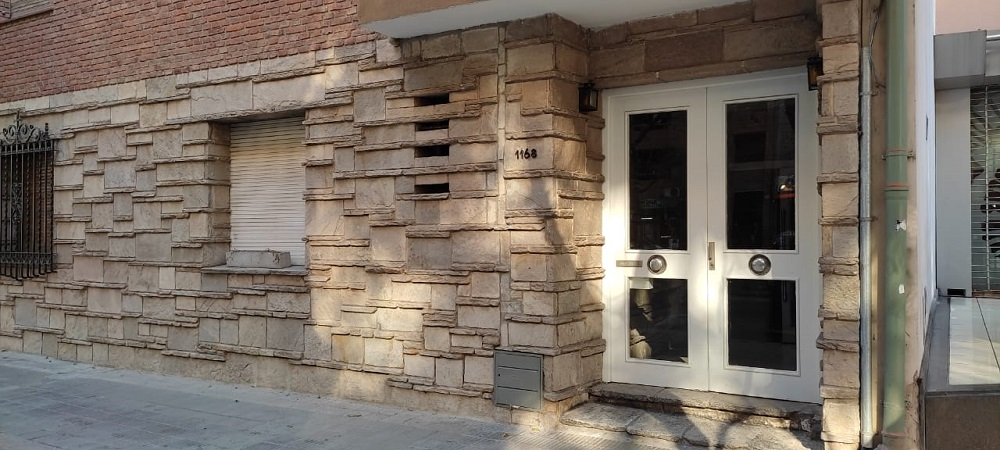
#> input picture OpenCv/Facultad/Otros/vision-por-computadora-master/Practico_9/fachada.jpg, 1000 x 450 px
$ python Practico_9.py
#> lines starting #> are read from the running program, lines starting #| are printed output that depends on the picture
#> further down, img is the input picture: shape (450, 1000, 3); mean B, G, R 101, 111.4, 122.1
#Schwab Urbani, Danel. Visión por computadora: TP9
#! /usr/bin/env python
# -*- coding: utf-8 -*-

#En base a las medidas de una puerta, hacer un programa que permita medir el largo de cosas en el plano de la fachada.

## Desde el pixel 742,404 a  742,72 hay 203cm es decir 1.6354 px por cm (Largo de una hoja de la puerta)
## 742,72 a 849,72 hay 65 cm es decir 1.646 pixel por cm (Ancho de una hoja de la puerta)
## Aproximadamente hay 1.64 px por cm. Entonces cada pixel en esta imagen mide 0,61 cm

##LA casilla del gas a lo ancho mide 38 cm y midiendolo con el programa mide 40 aprox.
## El ancho de los numeros de la dirección mide 18 cm y con el programa entre 19 y 20.

import cv2
import numpy as np
from math import sqrt


puntos = [[165,85],[862,1],[862,449],[165,370]] #Puntos seleccionados para la tansformada perspectiva
puntos_aux = [[-1,-1],[-1,-1]]
i=0
drawing = False

def transformada_perspectiva(img):
    p_2 = np.float32([[0, 0], [img.shape[1], 0],  [img.shape[1],img.shape[0]],[0, img.shape[0]]]) #Arriba izquierda, derecha arriba, derecha abajo, izquierda abajo
    p_1 = np.float32([[puntos[0]], [puntos[1]], [puntos[2]], [puntos[3]]])
    warp_mat = cv2.getPerspectiveTransform(p_1, p_2)
    perspective = cv2.warpPerspective(img, warp_mat, (img.shape[1], img.shape[0]))
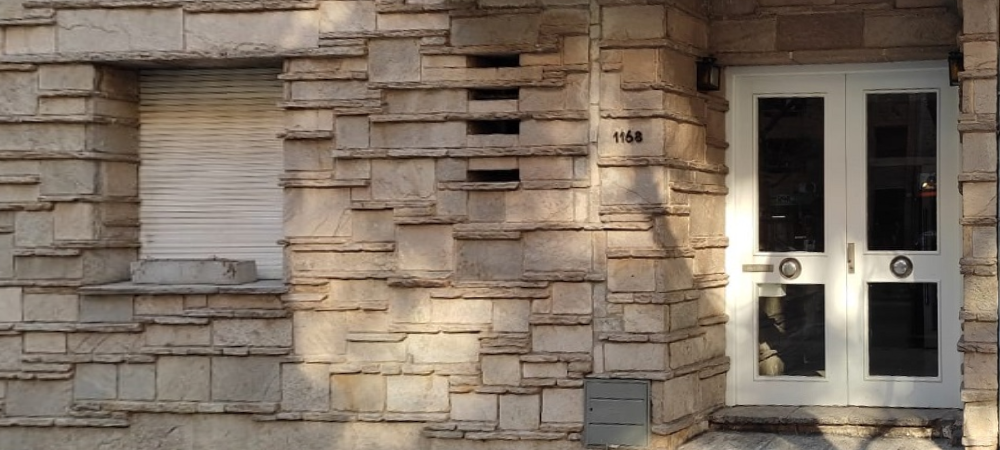
#> perspective: shape (450, 1000, 3); mean B, G, R 99.5, 113.2, 127.1
    return perspective

def mensaje_bienvenida():
    print("Bienvenido!")
    print("Haga click para medir en la figura:")
    print("Presione 'h' para mostrar la imagen original.")
    print("Presione 'r' para restaurar imagen.")
    print("Presione 'q' para salir del programa.")
    print("Presione 'g' para guardar la imagen con medidas.")
    print(" ")


def sel_puntos(event, x, y, flags, param):
	global i,puntos_aux, drawing
	if event == cv2.EVENT_LBUTTONDOWN:
		drawing = True
		puntos_aux[i] = x,y
		print("Punto: ",i)
		print ("Coordenada X :",x)
		print ("Coordenada Y :",y)
		i = i+1

		if i == 2:
			i=0
			drawing = False
			#medida = medicion(puntos_aux[0][0],puntos_aux[0][1],puntos_aux[1][0],puntos_aux[1][1])
			cv2.line(img_dibujada, (puntos_aux[0][0],puntos_aux[0][1]), (puntos_aux[1][0],puntos_aux[1][1]), (0,195,255))
			#cv2.putText( img_dibujada , medida, (puntos_aux[0][0] + 20,puntos_aux[0][1]+20), cv2.FONT_HERSHEY_SIMPLEX, 0.6, (0,195,255), 2 , cv2.LINE_AA)
			img_perspectiva[:] = img_dibujada[:]

	elif event == cv2.EVENT_MOUSEMOVE:
		if(drawing is True):
			img_dibujada[:] = img_perspectiva[:] #Para que se actualice la recta con la medida en metros
			medida = medicion(puntos_aux[0][0],puntos_aux[0][1],x,y)
			cv2.line(img_dibujada, (puntos_aux[0][0],puntos_aux[0][1]), (x,y), (0,195,255))
			cv2.putText( img_dibujada , medida, (x+20, y+20), cv2.FONT_HERSHEY_SIMPLEX, 0.6, (0,195,255), 2 , cv2.LINE_AA)

def medicion(x1,y1,x2,y2):

	x = x2-x1 #medida en pixeles en x e y
	y = y2-y1

	x_cm = x*0.61/100 #Paso de px a metro
	y_cm = y*0.61/100

	x_mt = x_cm**2
	y_mt = y_cm**2

	resultado = sqrt(x_mt + y_mt)
	resultado = round(resultado, 2)

	return str(resultado) + " mt"

img = cv2.imread('fachada.jpg')
img_perspectiva=transformada_perspectiva(img)
img_perspectiva_aux = img_perspectiva.copy()
img_dibujada = img_perspectiva.copy()
cv2.imwrite('Imagen perspectiva.png', img_perspectiva)
mensaje_bienvenida()
cv2.namedWindow('image')
cv2.setMouseCallback('image', sel_puntos)


while True:


	cv2.imshow('image',img_dibujada)
	k = cv2.waitKey(1) & 0xFF
#> (key q is pressed here)

	if k == ord('h'): #Presiono 'h' para transformada perspectiva
		cv2.destroyWindow('image')
		cv2.imshow('Sin perspectiva',img)
		cv2.waitKey(0)
		break
	elif k == ord('r'): #Presiono 'r' cargar la imagen original
		img_dibujada = img_perspectiva_aux.copy()
		img_perspectiva = img_perspectiva_aux.copy()
		i=0
	elif k == ord('g'): #Presiono 'g' para guardar
		cv2.imwrite('Imagen medida.png', img_dibujada)
		break
	elif k == ord('q'): #Presiono 'q' para salir
		break
cv2.destroyAllWindows()
